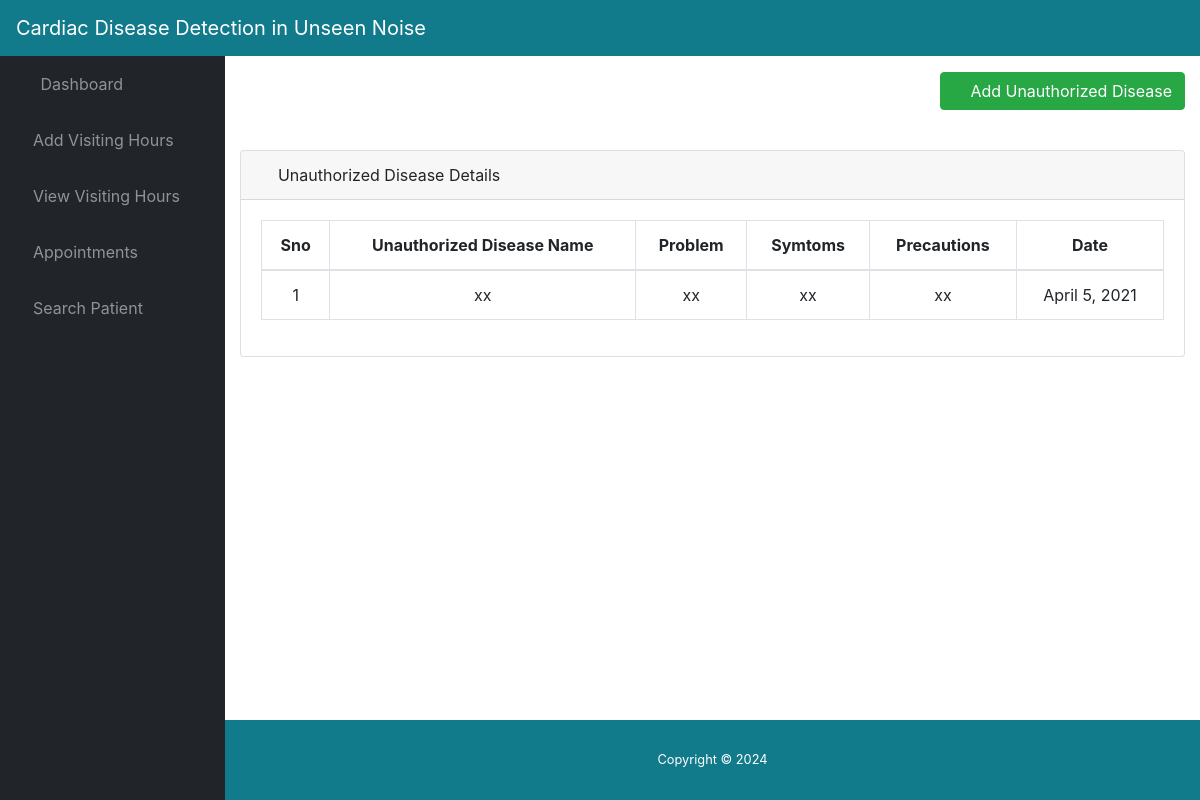
The app's page /new/ (signed in) with its own data.
### app/models.py (models this page shows, shortened)
class Unauthorised_Disease(models.Model):
	doctor_id =  models.ForeignKey(Doctor_Register, on_delete=models.CASCADE)
	disease_name =  models.CharField(max_length=200)
	problem =  models.TextField(max_length=2000)
	symtoms =  models.TextField(max_length=2000)
	precautions =  models.TextField(max_length=2000)
	date = models.DateField('Posted Date',default=timezone.now())

### app/views.py (the view)
# urls.py: path('new/',views.new,name='new'),
def new(request):
	if request.session.has_key('username'):
		doc_id = request.session['doc_id']
		detail = Unauthorised_Disease.objects.filter(doctor_id=int(doc_id))
		return render(request,'new.html',{'detail':detail})
	else:
		return render(request,'doctor_login.html',{})

### app/templates/new.html (shortened to what this page needs)
{% include 'header.html' %}
<a href="{% url 'new_disease' %}" class="btn btn-success" style="float:right;"><i class="fa fa-plus"></i> Add Unauthorized Disease</a>
<div class="card mb-3" style="margin-top:40px;">
          <div class="card-header" >
            <i class="fas fa-table"></i>
            Unauthorized Disease Details</div>
          <div class="card-body">
            <div class="table-responsive">
              <table class="table table-bordered" id="dataTable" width="100%" cellspacing="0">
                <thead>
                  <tr>
                    <th>Sno</th>
                    <th>Unauthorized Disease Name</th>
                    <th>Problem</th>
                    <th>Symtoms</th>
					<th>Precautions</th>
                    <th>Date</th>
                  </tr>
                </thead>
                <tbody>
                  <tr>
                    {% for i in detail %}
                    <tr>
                      <td>{{forloop.counter}}</td>
                      <td>{{i.disease_name}}</td>
                      <td>{{i.problem}}</td>
                      <td>{{i.symtoms}}</td>
					  <td>{{i.precautions}}</td>
					  <td>{{i.date}}</td>
                  {% endfor %}
                  </tr>
                </tbody>
              </table>
            </div>
          </div>
</div>
{% include 'footer.html' %}

### app/templates/header.html (style rules this page uses)
tr { text-align: center !important; }

### records on screen
Unauthorised_Disease: disease_name "xx", problem "xx", symtoms "xx", precautions "xx", date "April 5, 2021"
